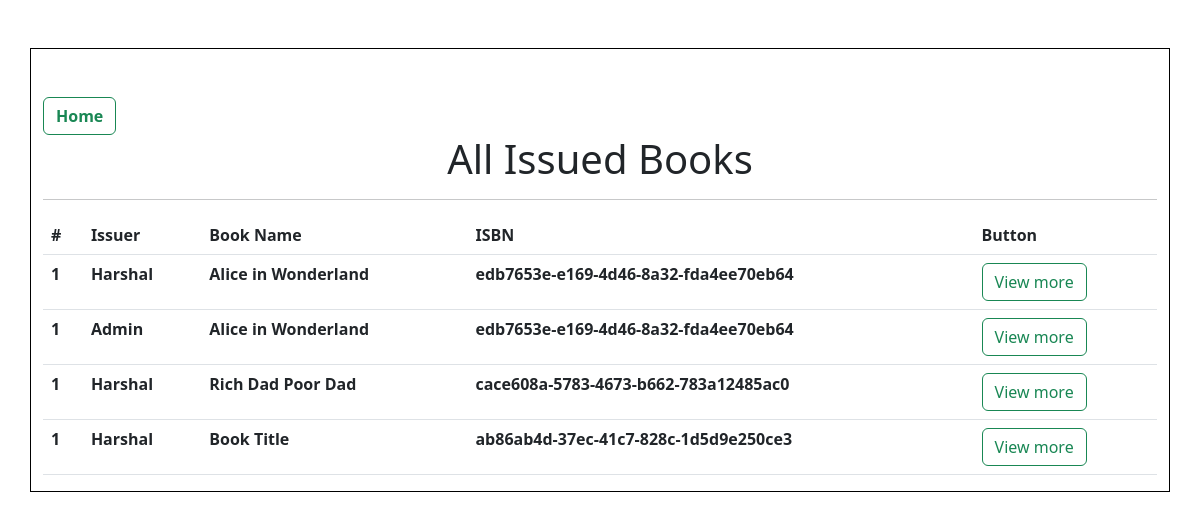
/issuedBooks/, run on the app's committed database.
### library/models.py (models this page shows, shortened)
class Book_Issue(models.Model):
    borrower = models.ForeignKey(User, on_delete=models.CASCADE)
    book_instance = models.ForeignKey(BookInstance, on_delete=models.CASCADE)
    issue_date = models.DateTimeField(auto_now=True,help_text="Date the book is issued")
    due_date = models.DateTimeField(default=get_returndate(),help_text="Date the book is due to")

class BookInstance(models.Model):
    isbn=models.UUIDField(primary_key=True,default=uuid.uuid4,help_text="Book unique id across the Library")
    book=models.ForeignKey(Book, on_delete=models.CASCADE,null=True)
    Is_borrowed = models.BooleanField(default=False)

class Book(models.Model):
    title = models.CharField(max_length=100)
    author = models.CharField(max_length=100)
    choice = (('Education', 'Education'),('Entertainment', 'Entertainment'),
              ('Computer Science', 'Computer Science'),('Physics', 'Physics'),('Mathematics', 'Mathematics'))
    category = models.CharField(max_length=100, choices=choice)

### library/views.py (the view)
# urls.py: path('issuedBooks/',viewIssuedBooks,name="issuedBooks"),
def viewIssuedBooks(request):
    issued_books = Book_Issue.objects.all()
    return render(request,'library/issuedBooks.html',context={'issued_books':issued_books})

### library/templates/library/issuedBooks.html (shortened to what this page needs)
<html lang="en">
<head>
    <link href="https://cdn.jsdelivr.net/npm/bootstrap@5.2.0/dist/css/bootstrap.min.css" rel="stylesheet">
</head>
<body>
    <div class="container mt-5 pt-5" style="border: 1px solid black;">
        <button  type="button" class="btn btn-outline-success"><a style="text-decoration: none; color: inherit;" href="{% url 'library:home'%}"><strong>Home</strong></a></button>
        <h1 class="text-center">All Issued Books</h1>
        <hr>
        <table class="table">
            <thead>
              <tr>
                <th scope="col">#</th>
                <th scope="col">Issuer</th>
                <th scope="col">Book Name</th>
                <th scope="col">ISBN</th>
                <th scope="col">Button</th>
              </tr>
            </thead>
            <tbody class="fw-bold">
            {% for book in issued_books %}
              <tr>
                <th scope="row">1</th>
                <td>{{book.borrower.first_name}}</td>
                <td>{{book.book_instance.book.title}}</td>
                <td>{{book.book_instance.isbn}}</td>
                <td><button type="button" class="btn btn-outline-success"><a style="text-decoration: none; color: inherit;" href="{% url 'library:profile' book.borrower.id book.id %}">View more</a></button></td>
              </tr>
            {% endfor %}
            </tbody>
          </table>
    </div>
</body>
</html>

### data on the page
Book_Issue: borrower.first_name "Harshal", book_instance.book "Alice in Wonderland", book_instance.isbn "edb7653e-e169-4d46-8a32-fda4ee70eb64"
Book_Issue: borrower.first_name "Admin", book_instance.book "Alice in Wonderland", book_instance.isbn "edb7653e-e169-4d46-8a32-fda4ee70eb64"
Book_Issue: borrower.first_name "Harshal", book_instance.book "Rich Dad Poor Dad", book_instance.isbn "cace608a-5783-4673-b662-783a12485ac0"
Book_Issue: borrower.first_name "Harshal", book_instance.book "Book Title", book_instance.isbn "ab86ab4d-37ec-41c7-828c-1d5d9e250ce3"
